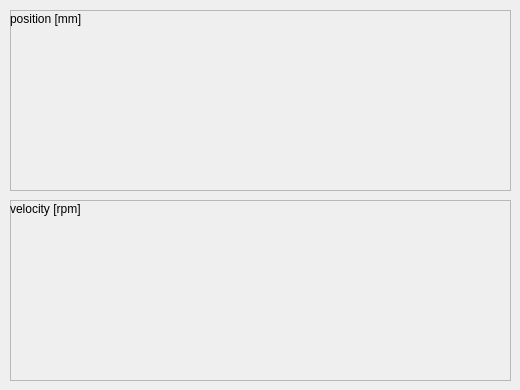
    <widget class="QWidget" name="tab_0">
     <attribute name="title">
      <string>Motor Control</string>
     </attribute>
     <widget class="QFrame" name="frame_10">
      <property name="geometry">
       <rect>
        <x>10</x>
        <y>10</y>
        <width>501</width>
        <height>181</height>
       </rect>
      </property>
      <property name="frameShape">
       <enum>QFrame::StyledPanel</enum>
      </property>
      <property name="frameShadow">
       <enum>QFrame::Raised</enum>
      </property>
      <widget class="QCustomPlot" name="position" native="true">
       <property name="geometry">
        <rect>
         <x>10</x>
         <y>20</y>
         <width>481</width>
         <height>151</height>
        </rect>
       </property>
      </widget>
      <widget class="QLabel" name="label_44">
       <property name="geometry">
        <rect>
         <x>0</x>
         <y>0</y>
         <width>211</width>
         <height>17</height>
        </rect>
       </property>
       <property name="text">
        <string>position [mm]</string>
       </property>
      </widget>
     </widget>
     <widget class="QFrame" name="frame_11">
      <property name="geometry">
       <rect>
        <x>10</x>
        <y>200</y>
        <width>501</width>
        <height>181</height>
       </rect>
      </property>
      <property name="frameShape">
       <enum>QFrame::StyledPanel</enum>
      </property>
      <property name="frameShadow">
       <enum>QFrame::Raised</enum>
      </property>
      <widget class="QCustomPlot" name="velocity" native="true">
       <property name="geometry">
        <rect>
         <x>10</x>
         <y>20</y>
         <width>481</width>
         <height>151</height>
        </rect>
       </property>
      </widget>
      <widget class="QLabel" name="label_45">
       <property name="geometry">
        <rect>
         <x>0</x>
         <y>0</y>
         <width>211</width>
         <height>17</height>
        </rect>
       </property>
       <property name="text">
        <string>velocity [rpm]</string>
       </property>
      </widget>
     </widget>
    </widget>
